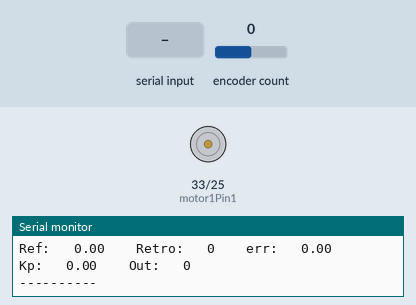
This sketch was run on a simulated ESP32. Shown: motor-driver pin pairs drawn as motors (green arrow = first pin HIGH = forward, orange = second pin HIGH = backward, longer = more drive, scaled by the enable pin), the last lines printed to the serial monitor. Inputs (shaded band) come from the test bench; at power-on: encoder count 0.

Above: at 1.2 s.
1.3 s: encoder count set to 1
At 2.5 s:
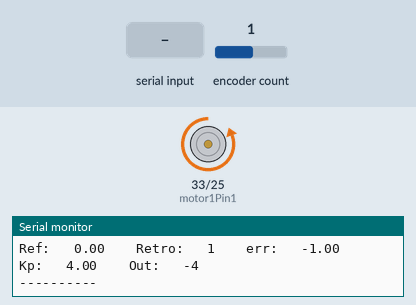
2.8 s: "s90\n" received over Serial
At 3.7 s:
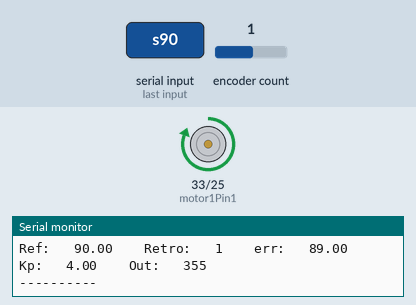
4.3 s: "s,45\n" received over Serial
At 4.9 s:
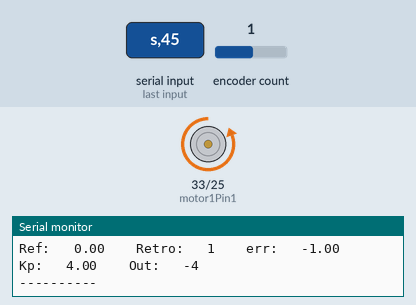
Timing chart, 0 to 7.3 s (numbered marks = the images above; inputs shaded):
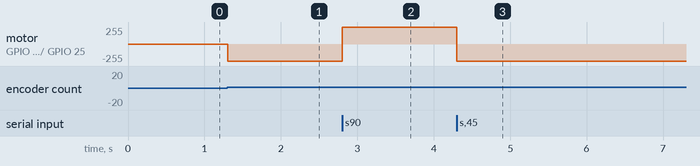

The sketch:

EncoderMotorTestDiff_R2.ino
```cpp
#include <Fuzzy.h>
#include <ESP32Encoder.h>

Fuzzy *fuzzy = new Fuzzy();

#define CLK 34  // CLK ENCODER
#define DT 35   // DT ENCODER

ESP32Encoder encoder;

int motor1Pin1 = 33;
int motor1Pin2 = 25;
int enable1Pin = 32;
long newPosition;

// Setting PWM properties
const int freq = 30000;
const int pwmChannel = 0;
const int resolution = 8;
int dutyCycle = 200;
unsigned long previousMillis = 0;
const long interval = 100;

double Input, Output, Setpoint;
unsigned long currentTime, previousTime;
double elapsedTime;
double error, lastError, cumError, rateError;
double Kp = 0, Ki = 0, Kd = 5;

void setup() {
  Serial.begin(115200);
  pinMode(motor1Pin1, OUTPUT);
  pinMode(motor1Pin2, OUTPUT);
  pinMode(enable1Pin, OUTPUT);

  encoder.attachHalfQuad(DT, CLK);
  encoder.setCount(0);
  Serial.begin(115200);

  ledcSetup(pwmChannel, freq, resolution);
  ledcAttachPin(enable1Pin, pwmChannel);

  error = Setpoint - newPosition;

  FuzzyInput *error = new FuzzyInput(1);

  FuzzySet *baja = new FuzzySet(0, 80, 240, 320);
  error->addFuzzySet(baja);

  FuzzySet *mediabaja = new FuzzySet(240, 320, 320, 400);
  error->addFuzzySet(mediabaja);

  FuzzySet *media = new FuzzySet(320, 400, 560, 640);
  error->addFuzzySet(media);

  FuzzySet *mediaalta = new FuzzySet(560, 640, 640, 720);
  error->addFuzzySet(mediaalta);

  FuzzySet *alta = new FuzzySet(640, 720, 960, 1023);
  error->addFuzzySet(alta);

  fuzzy->addFuzzyInput(error);


  FuzzyOutput *gain = new FuzzyOutput(1);

  FuzzySet *minima = new FuzzySet(0, 2, 6, 8);
  gain->addFuzzySet(minima);

  FuzzySet *mediominima = new FuzzySet(6, 8, 8, 10);
  gain->addFuzzySet(mediominima);

  FuzzySet *medio = new FuzzySet(8, 10, 14, 16);
  gain->addFuzzySet(medio);

  FuzzySet *mediomaxima = new FuzzySet(14, 16, 16, 18);
  gain->addFuzzySet(mediomaxima);

  FuzzySet *maxima = new FuzzySet(16, 18, 24, 25);
  gain->addFuzzySet(maxima);

  fuzzy->addFuzzyOutput(gain);

  FuzzyRuleAntecedent *ifErrorBaja = new FuzzyRuleAntecedent();
  ifErrorBaja->joinSingle(baja);
  FuzzyRuleConsequent *thenGainMinima = new FuzzyRuleConsequent();
  thenGainMinima->addOutput(minima);
  FuzzyRule *fuzzyRule1 = new FuzzyRule(1, ifErrorBaja, thenGainMinima);

  fuzzy->addFuzzyRule(fuzzyRule1);


  FuzzyRuleAntecedent *ifErrorMediaBaja = new FuzzyRuleAntecedent();
  ifErrorMediaBaja->joinSingle(mediabaja);
  FuzzyRuleConsequent *thenGainMedioMinima = new FuzzyRuleConsequent();
  thenGainMedioMinima->addOutput(mediominima);
  FuzzyRule *fuzzyRule2 = new FuzzyRule(2, ifErrorMediaBaja, thenGainMedioMinima);

  fuzzy->addFuzzyRule(fuzzyRule2);


  FuzzyRuleAntecedent *ifErrorMedia = new FuzzyRuleAntecedent();
  ifErrorMedia->joinSingle(media);
  FuzzyRuleConsequent *thenGainMedio = new FuzzyRuleConsequent();
  thenGainMedio->addOutput(medio);
  FuzzyRule *fuzzyRule3 = new FuzzyRule(3, ifErrorMedia, thenGainMedio);

  fuzzy->addFuzzyRule(fuzzyRule3);


  FuzzyRuleAntecedent *ifErrorMediaAlta = new FuzzyRuleAntecedent();
  ifErrorMediaAlta->joinSingle(mediaalta);
  FuzzyRuleConsequent *thenGainMedioMaxima = new FuzzyRuleConsequent();
  thenGainMedioMaxima->addOutput(mediomaxima);
  FuzzyRule *fuzzyRule4 = new FuzzyRule(4, ifErrorMediaAlta, thenGainMedioMaxima);

  fuzzy->addFuzzyRule(fuzzyRule4);


  FuzzyRuleAntecedent *ifErrorAlta = new FuzzyRuleAntecedent();
  ifErrorAlta->joinSingle(alta);
  FuzzyRuleConsequent *thenGainMaxima = new FuzzyRuleConsequent();
  thenGainMaxima->addOutput(maxima);
  FuzzyRule *fuzzyRule5 = new FuzzyRule(5, ifErrorAlta, thenGainMaxima);

  fuzzy->addFuzzyRule(fuzzyRule5);

  Serial.print("Testing Encoder/Motor...");
}

void loop() {

  ReadStr();
  newPosition = encoder.getCount() / 2;
  Input = newPosition;

  error = Setpoint - newPosition;
  fuzzy->setInput(1, abs(error));
  fuzzy->fuzzify();
  double gain = fuzzy->defuzzify(1);
  Kp = gain;

  //Output = sat(PID(), -255, 255);
  Output = PID();
  dutyCycle = Output;
  ledcWrite(pwmChannel, dutyCycle);

  unsigned long currentMillis = millis();
  if (currentMillis - previousMillis >= interval) {
    previousMillis = currentMillis;
    WriteStr();
  }
}

void ReadStr() {
  if (Serial.available() > 0) {
    String str = Serial.readStringUntil('\n');
    //Serial.println(str);
    //if (str == "0") paso = 0;
    if (str[0] == 'p' || str[0] == 'i' || str[0] == 'd' || str[0] == 's' || str[0] == 'f' || str[0] == 'b' || str[0] == 'c') {
      int ln = str.length();
      String nm = str.substring(1);
      //Serial.println(nm);
      if (str[0] == 'p') Kp = nm.toFloat();
      if (str[0] == 'i') Ki = nm.toFloat();
      if (str[0] == 'd') Kd = nm.toFloat();
      if (str[0] == 's') Setpoint = nm.toFloat();
      if (str[0] == 'c') {
        encoder.setCount(nm.toInt());
        digitalWrite(motor1Pin1, LOW);
        digitalWrite(motor1Pin2, LOW);
      }
      if (str[0] == 'b') {
        digitalWrite(motor1Pin1, LOW);
        digitalWrite(motor1Pin2, HIGH);
      }
      if (str[0] == 'f') {
        digitalWrite(motor1Pin1, HIGH);
        digitalWrite(motor1Pin2, LOW);
      }
    }
  }
}

void WriteStr() {
  Serial.print("Ref:   ");
  Serial.print(Setpoint);
  Serial.print("    Retro:   ");
  Serial.print(newPosition);
  Serial.print("    err:   ");
  Serial.print(error);
  Serial.print("    Kp:   ");
  Serial.print(Kp);
  Serial.print("    Out:   ");
  Serial.println(dutyCycle);
  Serial.println("----------");
}

double PID() {
  currentTime = millis();                              // obtener el tiempo actual
  elapsedTime = (double)(currentTime - previousTime);  // calcular el tiempo transcurrido

  error = Setpoint - Input;                       // determinar el error entre la consigna y la medición
  cumError += error * elapsedTime;                // calcular la integral del error
  rateError = (error - lastError) / elapsedTime;  // calcular la derivada del error

  double output = Kp * error ;//+ Ki * cumError + Kd * rateError;

  lastError = error;           // almacenar error anterior
  previousTime = currentTime;  // almacenar el tiempo anterior

  if (output < 0) {
    digitalWrite(motor1Pin1, LOW);
    digitalWrite(motor1Pin2, HIGH);
  }
  if (output == 0) {
    //digitalWrite(motor1Pin1, LOW);
    //digitalWrite(motor1Pin2, LOW);
  }
  if (output > 0) {
    digitalWrite(motor1Pin1, HIGH);
    digitalWrite(motor1Pin2, LOW);
  }

  return output;
}

double sat(double x, int ymin, int ymax) {
  double yout;
  if (x > ymax) yout = ymax;
  else if (x < ymin) yout = ymin;
  else yout = x;
  return yout;
}
```

Measured:
- after the input at 1.3 s, motor on GPIO 33 (motor1Pin1) / GPIO 25 (motor1Pin2): stopped → backward 255/255 at once
- after the input at 2.8 s, motor on GPIO 33 (motor1Pin1) / GPIO 25 (motor1Pin2): backward 255/255 → forward 255/255 at once
- after the input at 4.3 s, motor on GPIO 33 (motor1Pin1) / GPIO 25 (motor1Pin2): forward 255/255 → backward 255/255 at once
